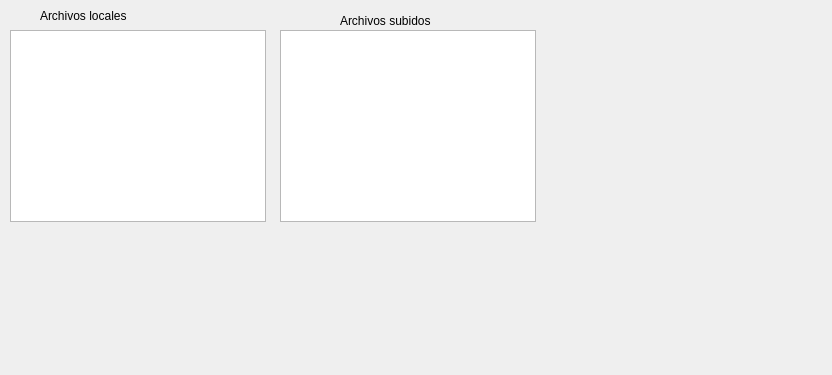
<?xml version="1.0" encoding="UTF-8"?>
<ui version="4.0">
 <class>dropmain</class>
 <widget class="QWidget" name="dropmain">
  <property name="geometry">
   <rect>
    <x>0</x>
    <y>0</y>
    <width>832</width>
    <height>375</height>
   </rect>
  </property>
  <property name="windowTitle">
   <string>Form</string>
  </property>
  <widget class="QTreeView" name="treeView">
   <property name="geometry">
    <rect>
     <x>10</x>
     <y>30</y>
     <width>256</width>
     <height>192</height>
    </rect>
   </property>
   <property name="contextMenuPolicy">
    <enum>Qt::DefaultContextMenu</enum>
   </property>
  </widget>
  <widget class="QLabel" name="label">
   <property name="geometry">
    <rect>
     <x>40</x>
     <y>5</y>
     <width>141</width>
     <height>21</height>
    </rect>
   </property>
   <property name="text">
    <string>Archivos locales</string>
   </property>
  </widget>
  <widget class="QLabel" name="label_2">
   <property name="geometry">
    <rect>
     <x>340</x>
     <y>10</y>
     <width>141</width>
     <height>21</height>
    </rect>
   </property>
   <property name="text">
    <string>Archivos subidos</string>
   </property>
  </widget>
  <widget class="QTreeView" name="treeView_2">
   <property name="geometry">
    <rect>
     <x>280</x>
     <y>30</y>
     <width>256</width>
     <height>192</height>
    </rect>
   </property>
  </widget>
 </widget>
 <resources/>
 <connections/>
</ui>
